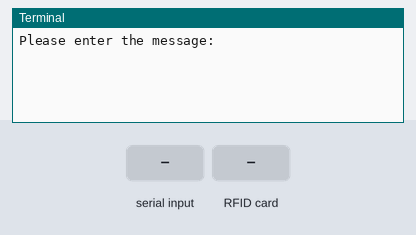
Simulated run of this program. Board: Raspberry Pi (BCM pin numbers). Parts: the last lines printed to the terminal. The test bench sets the inputs (shaded band). At 2.8 s the program stops and its outputs stay as they are.

Above: at 1.2 s.
1.3 s: "1" typed at the terminal, then Enter
At 2.3 s:
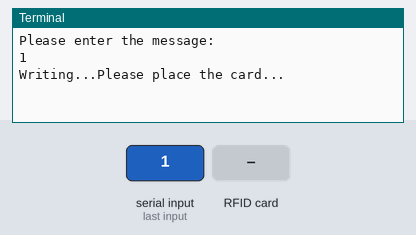
2.8 s: RFID card 5E 7A 19 C4 held to the reader
At 3.4 s:
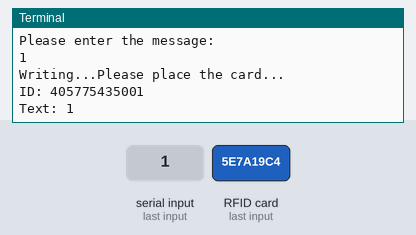

Measured:
- after the input at 1.3 s, the terminal: prints a new line at once (image 1)
- after the input at 2.8 s, the terminal: prints a new line at once (image 2)

The program:

6.5_rfid_write.py
```python
from mfrc522 import SimpleMFRC522

reader = SimpleMFRC522(spi_id=0,sck=2,miso=4,mosi=3,cs=5,rst=0)

def write():
    to_write = input("Please enter the message: ")
    print("Writing...Please place the card...")
    id, text = reader.write(to_write)
    print("ID: %s\nText: %s" % (id,text))

write()
```
